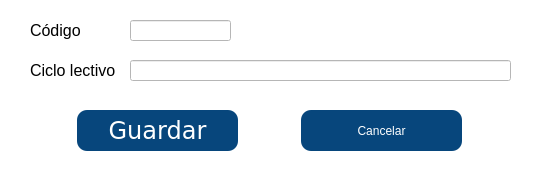
<?xml version="1.0" encoding="UTF-8"?>
<ui version="4.0">
 <class>Ciclo</class>
 <widget class="QDialog" name="Ciclo">
  <property name="geometry">
   <rect>
    <x>0</x>
    <y>0</y>
    <width>542</width>
    <height>175</height>
   </rect>
  </property>
  <property name="minimumSize">
   <size>
    <width>542</width>
    <height>175</height>
   </size>
  </property>
  <property name="maximumSize">
   <size>
    <width>542</width>
    <height>175</height>
   </size>
  </property>
  <property name="windowTitle">
   <string>Ciclo</string>
  </property>
  <property name="styleSheet">
   <string notr="true">background-color: rgb(255, 255, 255);</string>
  </property>
  <widget class="QLabel" name="label">
   <property name="geometry">
    <rect>
     <x>30</x>
     <y>20</y>
     <width>61</width>
     <height>21</height>
    </rect>
   </property>
   <property name="font">
    <font>
     <family>Tahoma</family>
     <pointsize>12</pointsize>
    </font>
   </property>
   <property name="text">
    <string>Código</string>
   </property>
  </widget>
  <widget class="QLabel" name="label_2">
   <property name="geometry">
    <rect>
     <x>30</x>
     <y>60</y>
     <width>91</width>
     <height>21</height>
    </rect>
   </property>
   <property name="font">
    <font>
     <family>Tahoma</family>
     <pointsize>12</pointsize>
    </font>
   </property>
   <property name="text">
    <string>Ciclo lectivo</string>
   </property>
  </widget>
  <widget class="QLineEdit" name="tx_ciclo">
   <property name="geometry">
    <rect>
     <x>130</x>
     <y>60</y>
     <width>381</width>
     <height>21</height>
    </rect>
   </property>
   <property name="font">
    <font>
     <family>Tahoma</family>
     <pointsize>12</pointsize>
    </font>
   </property>
  </widget>
  <widget class="QWidget" name="horizontalLayoutWidget">
   <property name="geometry">
    <rect>
     <x>20</x>
     <y>110</y>
     <width>501</width>
     <height>41</height>
    </rect>
   </property>
   <layout class="QHBoxLayout" name="horizontalLayout">
    <item>
     <widget class="QPushButton" name="Bt_guardar">
      <property name="maximumSize">
       <size>
        <width>161</width>
        <height>41</height>
       </size>
      </property>
      <property name="font">
       <font>
        <family>Verdana</family>
        <pointsize>18</pointsize>
        <weight>50</weight>
        <italic>false</italic>
        <bold>false</bold>
       </font>
      </property>
      <property name="focusPolicy">
       <enum>Qt::NoFocus</enum>
      </property>
      <property name="styleSheet">
       <string notr="true">background-color: rgb(7, 70, 124);
font: 18pt &quot;Verdana&quot;;
border-radius: 10px;
color: rgb(255, 255, 255);</string>
      </property>
      <property name="text">
       <string>Guardar</string>
      </property>
     </widget>
    </item>
    <item>
     <widget class="QPushButton" name="Bt_cancelar">
      <property name="maximumSize">
       <size>
        <width>161</width>
        <height>41</height>
       </size>
      </property>
      <property name="focusPolicy">
       <enum>Qt::NoFocus</enum>
      </property>
      <property name="styleSheet">
       <string notr="true">background-color: rgb(7, 70, 124);
font: 18pt &quot;Verdana&quot;;
border-radius: 10px;
color: rgb(255, 255, 255);</string>
      </property>
      <property name="text">
       <string>Cancelar</string>
      </property>
     </widget>
    </item>
   </layout>
  </widget>
  <widget class="QLineEdit" name="tx_codigo">
   <property name="geometry">
    <rect>
     <x>130</x>
     <y>20</y>
     <width>101</width>
     <height>21</height>
    </rect>
   </property>
   <property name="font">
    <font>
     <family>Tahoma</family>
     <pointsize>12</pointsize>
    </font>
   </property>
   <property name="inputMask">
    <string/>
   </property>
   <property name="text">
    <string/>
   </property>
  </widget>
 </widget>
 <resources/>
 <connections/>
</ui>
